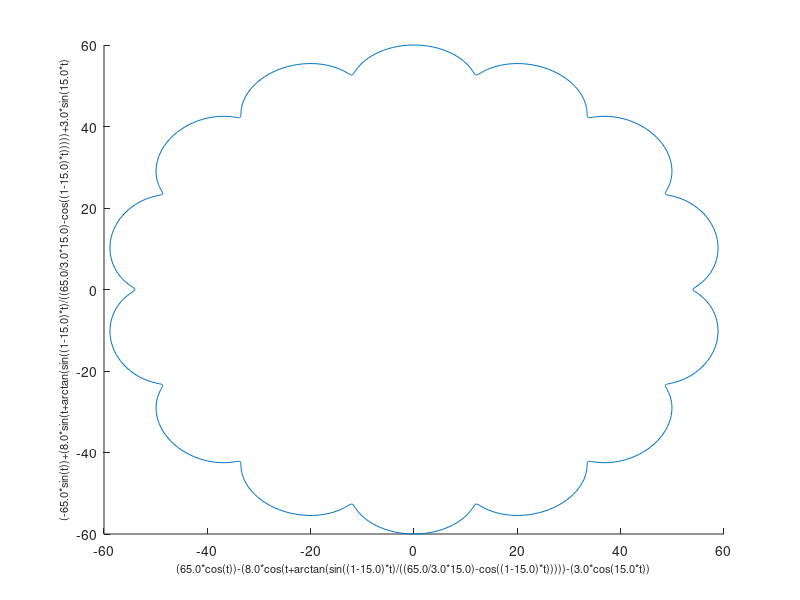

The MATLAB script that drew this image:
R = 65;           %radius of cycloid disc(mm)
Rr = 8;             %radius of roller(mm)
E = 3;              %offset of input to center(mm)
N = 15;             %number of roller
t = 0:0.01:2*pi;

x1 = (R*cos(t));
x1a = sprintf('(%.1f*cos(t))',R);

x2 = -(Rr*cos(t+atan(sin((1-N)*t)/((R/E*N)-cos((1-N)*t)))));
x2a = sprintf('-(%.1f*cos(t+arctan(sin((1-%.1f)*t)',Rr,N);
x2b = sprintf('/((%.1f/%.1f*%.1f)-cos((1-%.1f)*t)))))',R,E,N,N);

x3 = -(E*cos(N*t));
x3a = sprintf('-(%.1f*cos(%.1f*t))',E,N);

x = x1 + x2 +x3;
xa = sprintf('%c%c%c%c',x1a,x2a,x2b,x3a');

y1 = (-R*sin(t));
y1a = sprintf('(-%.1f*sin(t))',R);

y2 = (Rr*sin(t+atan(sin((1-N)*t)/((R/E*N)-cos((1-N)*t)))));
y2a = sprintf('+(%.1f*sin(t+arctan(sin((1-%.1f)*t)',Rr,N);
y2b = sprintf('/((%.1f/%.1f*%.1f)-cos((1-%.1f)*t)))))',R,E,N,N);

y3 = (E*sin(N*t));
y3a = sprintf('+%.1f*sin(%.1f*t)',E,N);

y = y1 + y2 + y3;
ya = sprintf('%c%c%c%c',y1a,y2a,y2b,y3a);

xlabel(xa,"FontSize",8);
ylabel(ya,'Fontsize',8);

hold on
plot(x,y)
hold off
